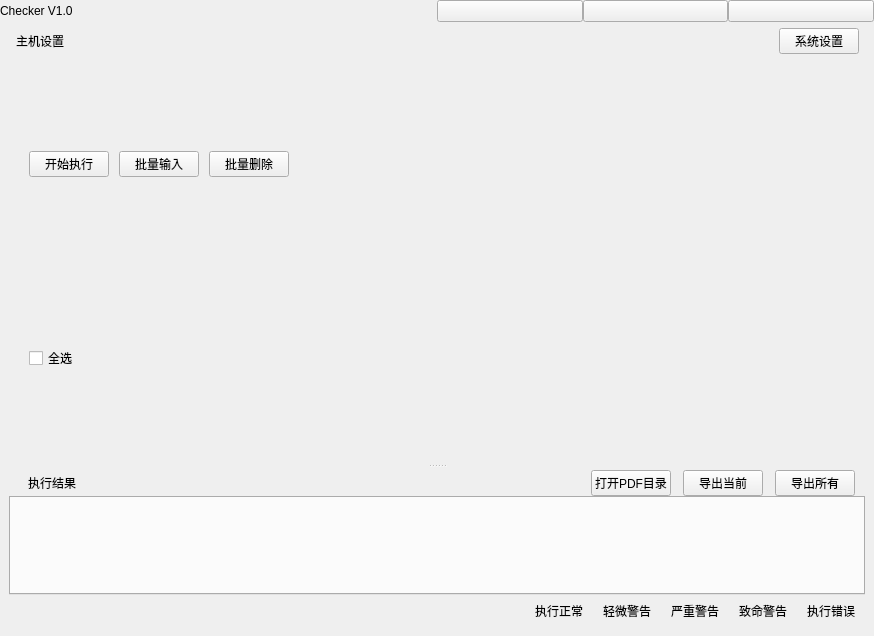
<?xml version="1.0" encoding="UTF-8"?>
<ui version="4.0">
 <class>MainWindow</class>
 <widget class="QMainWindow" name="MainWindow">
  <property name="geometry">
   <rect>
    <x>0</x>
    <y>0</y>
    <width>874</width>
    <height>636</height>
   </rect>
  </property>
  <property name="windowTitle">
   <string/>
  </property>
  <widget class="QWidget" name="centralwidget">
   <layout class="QVBoxLayout" name="verticalLayout_5">
    <property name="leftMargin">
     <number>0</number>
    </property>
    <property name="topMargin">
     <number>0</number>
    </property>
    <property name="rightMargin">
     <number>0</number>
    </property>
    <property name="bottomMargin">
     <number>0</number>
    </property>
    <item>
     <layout class="QHBoxLayout" name="horizontalLayout_8">
      <property name="spacing">
       <number>0</number>
      </property>
      <property name="leftMargin">
       <number>0</number>
      </property>
      <item>
       <widget class="QLabel" name="lab_title">
        <property name="font">
         <font>
          <pointsize>9</pointsize>
         </font>
        </property>
        <property name="text">
         <string>Checker V1.0</string>
        </property>
       </widget>
      </item>
      <item>
       <layout class="QHBoxLayout" name="horizontalLayout_3">
        <property name="spacing">
         <number>0</number>
        </property>
        <item>
         <widget class="QPushButton" name="btn_minsize">
          <property name="text">
           <string/>
          </property>
         </widget>
        </item>
        <item>
         <widget class="QPushButton" name="btn_normal">
          <property name="text">
           <string/>
          </property>
         </widget>
        </item>
        <item>
         <widget class="QPushButton" name="btn_close">
          <property name="text">
           <string/>
          </property>
         </widget>
        </item>
       </layout>
      </item>
     </layout>
    </item>
    <item>
     <widget class="QWidget" name="wgt_servermsg" native="true">
      <layout class="QHBoxLayout" name="horizontalLayout">
       <property name="spacing">
        <number>0</number>
       </property>
       <property name="leftMargin">
        <number>9</number>
       </property>
       <property name="topMargin">
        <number>0</number>
       </property>
       <property name="rightMargin">
        <number>15</number>
       </property>
       <property name="bottomMargin">
        <number>0</number>
       </property>
       <item>
        <widget class="QLabel" name="lab_picserverinfo">
         <property name="text">
          <string/>
         </property>
        </widget>
       </item>
       <item>
        <widget class="QLabel" name="lab_serverinfo">
         <property name="text">
          <string>主机设置</string>
         </property>
        </widget>
       </item>
       <item>
        <spacer name="horizontalSpacer_2">
         <property name="orientation">
          <enum>Qt::Horizontal</enum>
         </property>
         <property name="sizeHint" stdset="0">
          <size>
           <width>638</width>
           <height>20</height>
          </size>
         </property>
        </spacer>
       </item>
       <item>
        <widget class="QPushButton" name="btn_systemset">
         <property name="text">
          <string>系统设置</string>
         </property>
        </widget>
       </item>
      </layout>
     </widget>
    </item>
    <item>
     <widget class="QWidget" name="wgt_sshmsg" native="true">
      <layout class="QVBoxLayout" name="verticalLayout_4">
       <property name="topMargin">
        <number>0</number>
       </property>
       <item>
        <widget class="QSplitter" name="splitter">
         <property name="orientation">
          <enum>Qt::Vertical</enum>
         </property>
         <property name="handleWidth">
          <number>8</number>
         </property>
         <property name="childrenCollapsible">
          <bool>true</bool>
         </property>
         <widget class="QWidget" name="wgt_server" native="true">
          <layout class="QVBoxLayout" name="verticalLayout_3">
           <property name="leftMargin">
            <number>0</number>
           </property>
           <property name="topMargin">
            <number>0</number>
           </property>
           <property name="rightMargin">
            <number>0</number>
           </property>
           <property name="bottomMargin">
            <number>0</number>
           </property>
           <item>
            <widget class="QWidget" name="wgt_serverinfo" native="true">
             <layout class="QVBoxLayout" name="verticalLayout">
              <property name="leftMargin">
               <number>0</number>
              </property>
              <property name="topMargin">
               <number>0</number>
              </property>
              <property name="rightMargin">
               <number>0</number>
              </property>
              <property name="bottomMargin">
               <number>0</number>
              </property>
              <item>
               <widget class="QWidget" name="wgt_btngroup" native="true">
                <layout class="QHBoxLayout" name="horizontalLayout_2">
                 <property name="spacing">
                  <number>10</number>
                 </property>
                 <property name="leftMargin">
                  <number>20</number>
                 </property>
                 <property name="topMargin">
                  <number>20</number>
                 </property>
                 <property name="rightMargin">
                  <number>0</number>
                 </property>
                 <property name="bottomMargin">
                  <number>10</number>
                 </property>
                 <item>
                  <widget class="QPushButton" name="btn_start">
                   <property name="text">
                    <string>开始执行</string>
                   </property>
                  </widget>
                 </item>
                 <item>
                  <widget class="QPushButton" name="btn_batchinput">
                   <property name="text">
                    <string>批量输入</string>
                   </property>
                  </widget>
                 </item>
                 <item>
                  <widget class="QPushButton" name="btn_batchdel">
                   <property name="text">
                    <string>批量删除</string>
                   </property>
                  </widget>
                 </item>
                 <item>
                  <spacer name="horizontalSpacer">
                   <property name="orientation">
                    <enum>Qt::Horizontal</enum>
                   </property>
                   <property name="sizeHint" stdset="0">
                    <size>
                     <width>40</width>
                     <height>20</height>
                    </size>
                   </property>
                  </spacer>
                 </item>
                </layout>
               </widget>
              </item>
              <item>
               <widget class="QWidget" name="wgt_check" native="true">
                <layout class="QHBoxLayout" name="horizontalLayout_6">
                 <property name="spacing">
                  <number>10</number>
                 </property>
                 <property name="leftMargin">
                  <number>20</number>
                 </property>
                 <property name="topMargin">
                  <number>0</number>
                 </property>
                 <property name="rightMargin">
                  <number>0</number>
                 </property>
                 <property name="bottomMargin">
                  <number>10</number>
                 </property>
                 <item>
                  <widget class="QCheckBox" name="chk_all">
                   <property name="text">
                    <string>全选</string>
                   </property>
                   <property name="checkable">
                    <bool>true</bool>
                   </property>
                   <property name="checked">
                    <bool>false</bool>
                   </property>
                  </widget>
                 </item>
                 <item>
                  <spacer name="horizontalSpacer_4">
                   <property name="orientation">
                    <enum>Qt::Horizontal</enum>
                   </property>
                   <property name="sizeHint" stdset="0">
                    <size>
                     <width>238</width>
                     <height>20</height>
                    </size>
                   </property>
                  </spacer>
                 </item>
                </layout>
               </widget>
              </item>
             </layout>
            </widget>
           </item>
          </layout>
         </widget>
         <widget class="QWidget" name="wgt_res" native="true">
          <layout class="QVBoxLayout" name="verticalLayout_2">
           <property name="spacing">
            <number>0</number>
           </property>
           <property name="leftMargin">
            <number>0</number>
           </property>
           <property name="topMargin">
            <number>0</number>
           </property>
           <property name="rightMargin">
            <number>0</number>
           </property>
           <property name="bottomMargin">
            <number>0</number>
           </property>
           <item>
            <layout class="QHBoxLayout" name="horizontalLayout_5">
             <property name="spacing">
              <number>12</number>
             </property>
             <property name="rightMargin">
              <number>10</number>
             </property>
             <item>
              <widget class="QLabel" name="lab_picexecinfo">
               <property name="text">
                <string/>
               </property>
              </widget>
             </item>
             <item>
              <widget class="QLabel" name="lab_execinfo">
               <property name="text">
                <string>执行结果</string>
               </property>
              </widget>
             </item>
             <item>
              <spacer name="horizontalSpacer_3">
               <property name="orientation">
                <enum>Qt::Horizontal</enum>
               </property>
               <property name="sizeHint" stdset="0">
                <size>
                 <width>40</width>
                 <height>20</height>
                </size>
               </property>
              </spacer>
             </item>
             <item>
              <widget class="QPushButton" name="btn_openpdfdir">
               <property name="text">
                <string>打开PDF目录</string>
               </property>
              </widget>
             </item>
             <item>
              <widget class="QPushButton" name="btn_exportcur">
               <property name="text">
                <string>导出当前</string>
               </property>
              </widget>
             </item>
             <item>
              <widget class="QPushButton" name="btn_exportall">
               <property name="text">
                <string>导出所有</string>
               </property>
              </widget>
             </item>
            </layout>
           </item>
           <item>
            <widget class="QTabWidget" name="tabWidget">
             <property name="currentIndex">
              <number>-1</number>
             </property>
            </widget>
           </item>
          </layout>
         </widget>
        </widget>
       </item>
       <item>
        <layout class="QHBoxLayout" name="horizontalLayout_12">
         <property name="spacing">
          <number>10</number>
         </property>
         <property name="rightMargin">
          <number>10</number>
         </property>
         <property name="bottomMargin">
          <number>6</number>
         </property>
         <item>
          <spacer name="horizontalSpacer_5">
           <property name="orientation">
            <enum>Qt::Horizontal</enum>
           </property>
           <property name="sizeHint" stdset="0">
            <size>
             <width>40</width>
             <height>20</height>
            </size>
           </property>
          </spacer>
         </item>
         <item>
          <layout class="QHBoxLayout" name="horizontalLayout_4">
           <property name="spacing">
            <number>3</number>
           </property>
           <item>
            <widget class="QLabel" name="lab_ok">
             <property name="text">
              <string/>
             </property>
            </widget>
           </item>
           <item>
            <widget class="QLabel" name="label_6">
             <property name="text">
              <string>执行正常</string>
             </property>
            </widget>
           </item>
          </layout>
         </item>
         <item>
          <layout class="QHBoxLayout" name="horizontalLayout_7">
           <property name="spacing">
            <number>3</number>
           </property>
           <item>
            <widget class="QLabel" name="lab_slight">
             <property name="text">
              <string/>
             </property>
            </widget>
           </item>
           <item>
            <widget class="QLabel" name="label_7">
             <property name="text">
              <string>轻微警告</string>
             </property>
            </widget>
           </item>
          </layout>
         </item>
         <item>
          <layout class="QHBoxLayout" name="horizontalLayout_9">
           <property name="spacing">
            <number>3</number>
           </property>
           <item>
            <widget class="QLabel" name="lab_serious">
             <property name="text">
              <string/>
             </property>
            </widget>
           </item>
           <item>
            <widget class="QLabel" name="label_8">
             <property name="text">
              <string>严重警告</string>
             </property>
            </widget>
           </item>
          </layout>
         </item>
         <item>
          <layout class="QHBoxLayout" name="horizontalLayout_10">
           <property name="spacing">
            <number>3</number>
           </property>
           <item>
            <widget class="QLabel" name="lab_err">
             <property name="text">
              <string/>
             </property>
            </widget>
           </item>
           <item>
            <widget class="QLabel" name="label_9">
             <property name="text">
              <string>致命警告</string>
             </property>
            </widget>
           </item>
          </layout>
         </item>
         <item>
          <layout class="QHBoxLayout" name="horizontalLayout_11">
           <property name="spacing">
            <number>3</number>
           </property>
           <item>
            <widget class="QLabel" name="lab_fail">
             <property name="text">
              <string/>
             </property>
            </widget>
           </item>
           <item>
            <widget class="QLabel" name="label_10">
             <property name="text">
              <string>执行错误</string>
             </property>
            </widget>
           </item>
          </layout>
         </item>
        </layout>
       </item>
      </layout>
     </widget>
    </item>
   </layout>
  </widget>
 </widget>
 <resources/>
 <connections/>
</ui>
